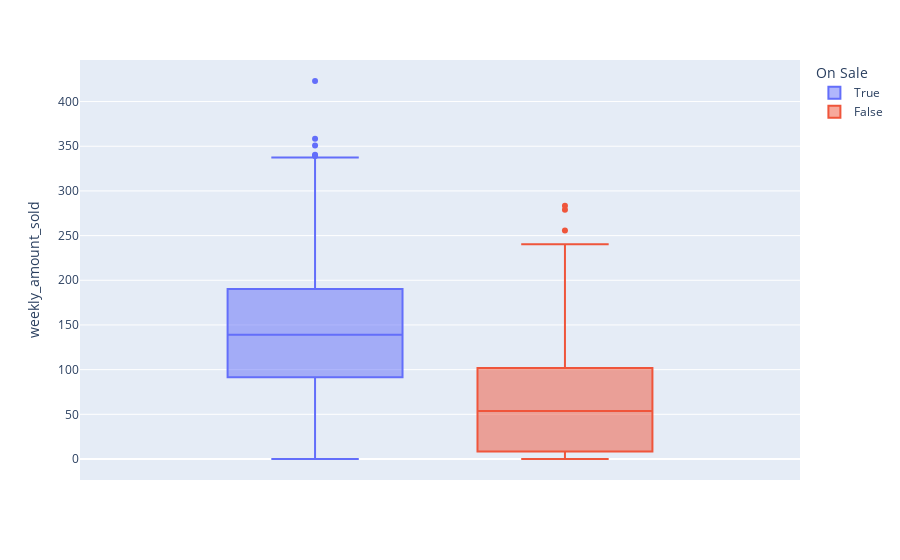

Write notebook code for a chart like this one.
### Code cell
px.box(
    data_frame=data,
    y='weekly_amount_sold',
    # x='weeks_to_xmas',
    color='On Sale',
)

### Figure 1 — Plotly figure (JSON) as saved in the notebook; plotly's stock layout.template omitted (floating-point values rounded to 4 significant figures; data arrays with more than 128 entries replaced by an {"elided": "..."} marker saying what was removed)
{"data": [{"alignmentgroup": "True", "hovertemplate": "On Sale=True<br>weekly_amount_sold=%{y}<extra></extra>", "legendgroup": "True", "marker": {"color": "#636efa"}, "name": "True", "notched": false, "offsetgroup": "True", "orientation": "v", "showlegend": true, "type": "box", "x0": " ", "xaxis": "x", "y": {"elided": "1024 float values"}, "y0": " ", "yaxis": "y"}, {"alignmentgroup": "True", "hovertemplate": "On Sale=False<br>weekly_amount_sold=%{y}<extra></extra>", "legendgroup": "False", "marker": {"color": "#EF553B"}, "name": "False", "notched": false, "offsetgroup": "False", "orientation": "v", "showlegend": true, "type": "box", "x0": " ", "xaxis": "x", "y": {"elided": "976 float values"}, "y0": " ", "yaxis": "y"}], "layout": {"boxmode": "group", "legend": {"title": {"text": "On Sale"}, "tracegroupgap": 0}, "margin": {"t": 60}, "xaxis": {"anchor": "y", "domain": [0, 1]}, "yaxis": {"anchor": "x", "domain": [0, 1], "title": {"text": "weekly_amount_sold"}}}}
